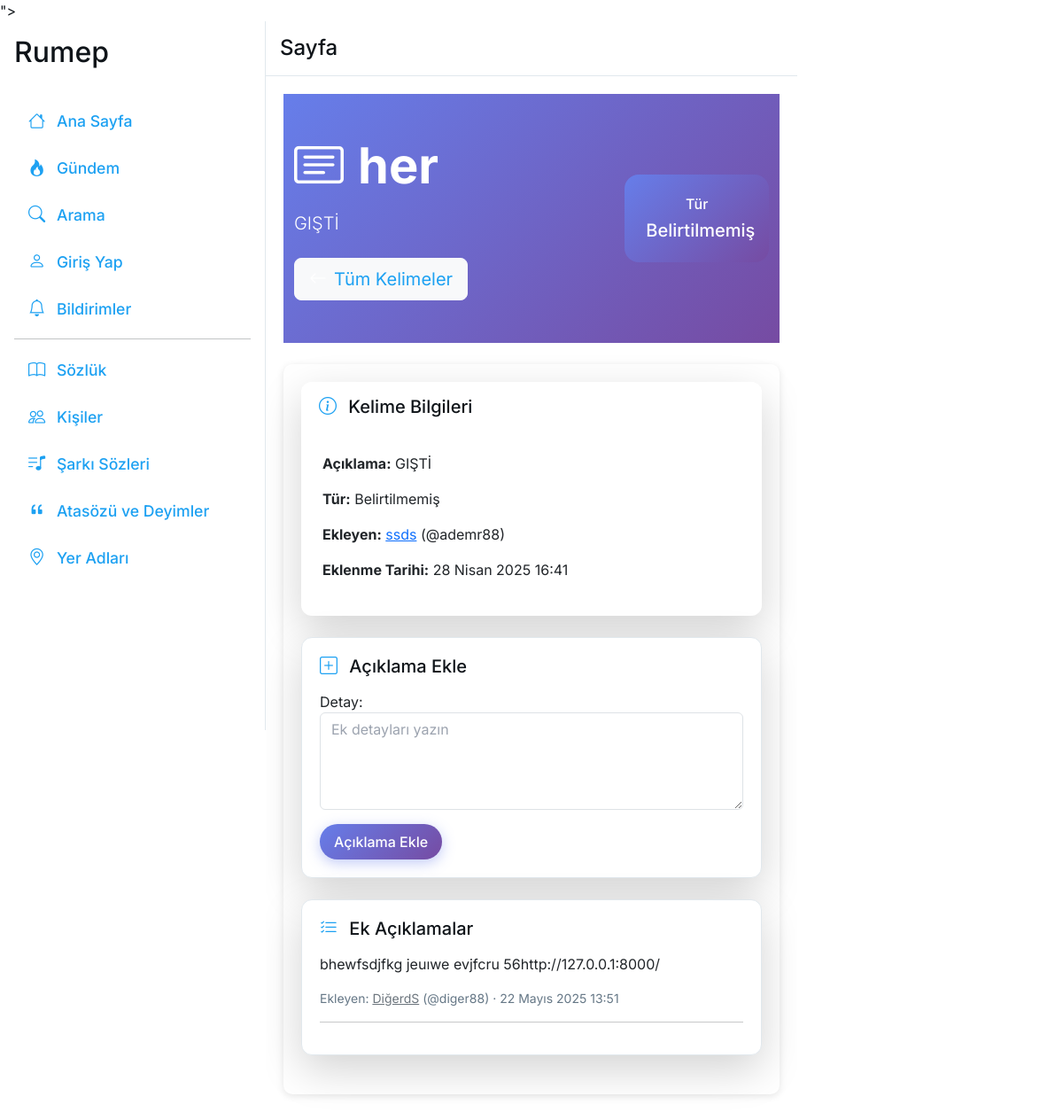
The app's page /sozluk/kelime/2/, older data.
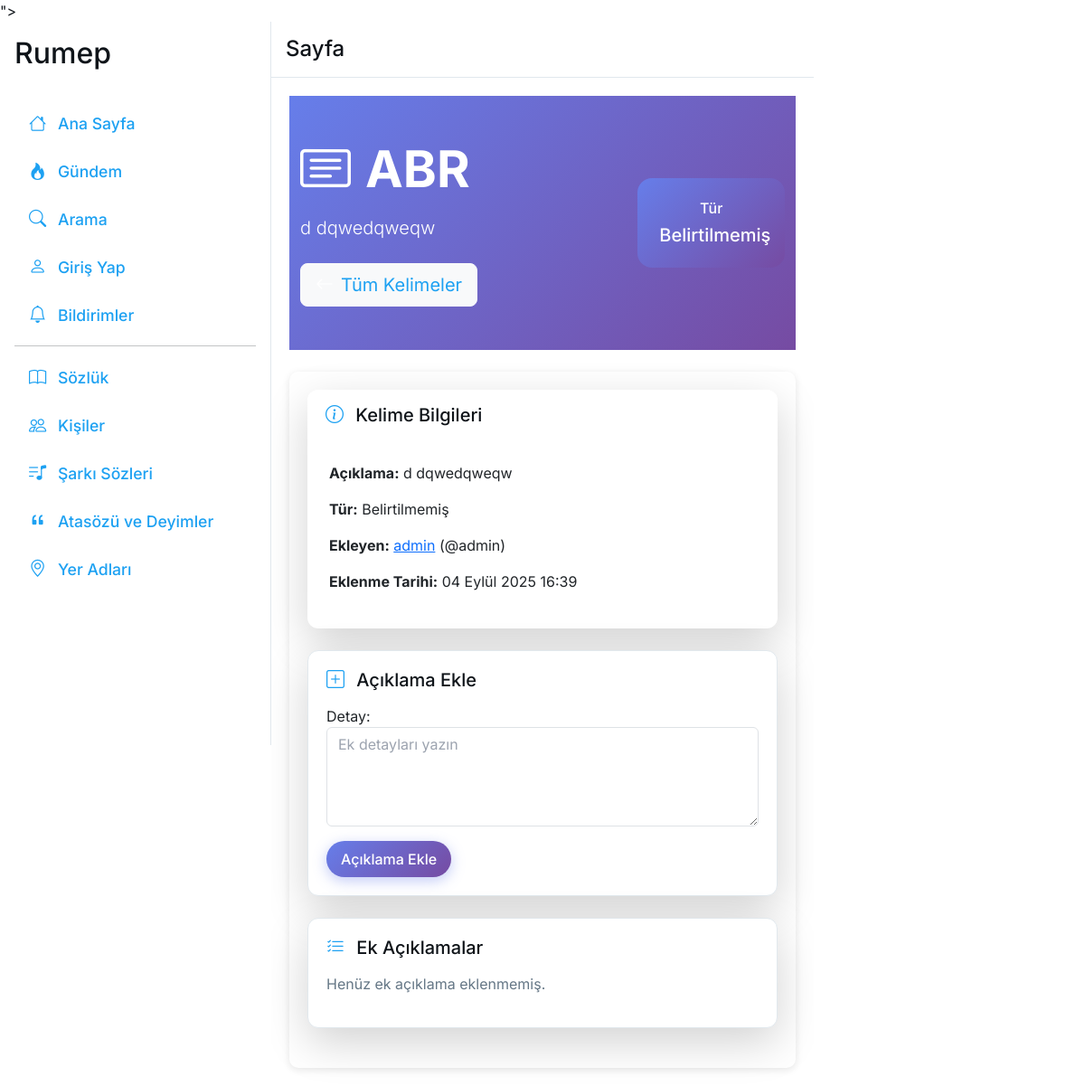
The same page, newer data.
### main/models.py (models this page shows, shortened)
class Sozluk(models.Model):
    kelime = models.CharField(max_length=50, db_index=True, unique=True)
    detay = models.TextField(max_length=500)
    kullanici = models.ForeignKey(settings.AUTH_USER_MODEL, on_delete=models.CASCADE)
    eklenme_tarihi = models.DateTimeField(default=timezone.now)
    tur = models.CharField(
        max_length=20,
        choices=[
            ('isim', _('İsim')),
            ('fiil', _('Fiil')),
            ('sifat', _('Sıfat')),
            ('zarf', _('Zarf')),
            ('beyanvan', _('Beyanvan')),
            ('pevek', _('Bağlaç')),
            ('giredek', _('Bağlaç')),
            ('bang', _('Ünlem')),
        ],
        blank=True
    )
    class Meta:
        ordering = ['kelime']
        verbose_name = _('Sözlük')
        verbose_name_plural = _('Sözlük')

class Profile(models.Model):
    USER_ROLES = [
        ('user', _('Kullanıcı')),
        ('writer', _('Yazar')),
        ('moderator', _('Moderatör')),
        ('admin', _('Admin')),
        ('super_admin', _('Süper Admin')),
    ]
    user = models.OneToOneField(settings.AUTH_USER_MODEL, on_delete=models.CASCADE)
    nickname = models.CharField(max_length=50)
    username = models.CharField(max_length=30, unique=True)
    biography = models.TextField(max_length=500, blank=True, null=True)
    instagram_username = models.CharField(max_length=30, blank=True, null=True)
    twitter_username = models.CharField(max_length=30, blank=True, null=True)
    youtube_url = models.URLField(blank=True, null=True, verbose_name=_('YouTube Kanalı'))
    tiktok_username = models.CharField(max_length=30, blank=True, null=True, verbose_name=_('TikTok Kullanıcı Adı'))
    linkedin_url = models.URLField(blank=True, null=True, verbose_name=_('LinkedIn Profili'))
    github_username = models.CharField(max_length=30, blank=True, null=True, verbose_name=_('GitHub Kullanıcı Adı'))
    website_url = models.URLField(blank=True, null=True, verbose_name=_('Kişisel Website'))
    facebook_username = models.CharField(max_length=30, blank=True, null=True, verbose_name=_('Facebook Kullanıcı Adı'))
    user_role = models.CharField(
        max_length=20,
        choices=USER_ROLES,
        default='user',
        verbose_name=_('Kullanıcı Rolü')
    )
    katki_puani = models.PositiveIntegerField(default=0)
    account_status = models.CharField(
        max_length=20,
        choices=[
            ('active', _('Aktif')),
            ('frozen', _('Dondurulmuş')),
            ('deletion_scheduled', _('Silinme Planlandı'))
        ],
        default='active'
    )
    scheduled_deletion_date = models.DateTimeField(blank=True, null=True)
    preferred_language = models.CharField(
        max_length=10,
        choices=[
            ('tr', _('Türkçe')),
            ('ku', _('Kürtçe')),
            ('en', _('İngilizce')),
        ],
        default='tr',
        blank=True
    )
    dark_mode = models.BooleanField(default=False, verbose_name=_('Karanlık Mod'))

class SozlukDetay(models.Model):
    kelime = models.ForeignKey(Sozluk, on_delete=models.CASCADE, related_name='detaylar')
    kullanici = models.ForeignKey(settings.AUTH_USER_MODEL, on_delete=models.CASCADE)
    detay = models.TextField(max_length=1000, validators=[MinLengthValidator(10)])
    eklenme_tarihi = models.DateTimeField(auto_now_add=True)
    class Meta:
        ordering = ['-eklenme_tarihi']

### main/views/sozluk_views.py (the view)
# urls.py: path('sozluk/kelime/<int:kelime_id>/', views.sozluk_kelime, name='sozluk_kelime'),
def sozluk_kelime(request, kelime_id):
    kelime = get_object_or_404(Sozluk, id=kelime_id)
    detaylar = SozlukDetay.objects.filter(kelime=kelime).order_by('-eklenme_tarihi')
    detay_form = SozlukDetayForm()
    return render(request, 'main/sozluk/sozluk_kelime.html', {
        'kelime': kelime,
        'detaylar': detaylar,
        'detay_form': detay_form,
        'user': request.user
    })

### main/forms.py (shortened to what this page needs)
class SozlukDetayForm(forms.ModelForm):
    class Meta:
        model = SozlukDetay
        fields = ['detay']
        widgets = {
            'detay': forms.Textarea(attrs={'class': 'form-control', 'placeholder': _('Ek detayları yazın'), 'rows': 4, 'required': True}),
        }

### main/context_processors.py (called while the page is built, shortened)
def notification_count(request):
    if request.user.is_authenticated:
        unread_count = request.user.notifications.filter(is_read=False).count()
        return {'unread_notifications_count': unread_count}
    return {'unread_notifications_count': 0}

def user_role_context(request):
    return {
        'user_role': 'user',
        'user_role_display': _('Kullanıcı'),
        'user_role_badge': _('Kullanıcı'),
        'is_writer': False,
        'is_moderator': False,
        'is_admin': False,
        'is_super_admin': False,
    }

### main/templates/main/sozluk/sozluk_kelime.html (shortened to what the changed rows need)
{% extends 'main/base.html' %}
{% load static %}
{% load i18n %}
{% block extra_head %}
    <link rel="stylesheet" href="{% static 'main/css/modern.css' %}">
    <link rel="stylesheet" href="{% static 'main/css/sozluk.css' %}">
{% endblock %}
{% block content %}
<div class="container-fluid px-0">
    <div class="hero-section bg-gradient-primary text-white py-5 mb-4">
        <div class="container position-relative" style="z-index: 10;">
            <div class="row align-items-center">
                <div class="col-lg-8">
                    <h1 class="display-4 fw-bold mb-3">
                        <i class="bi bi-card-text me-3"></i>{{ kelime.kelime }}
                    </h1>
                    <p class="lead mb-4">{{ kelime.detay|striptags|truncatechars:100 }}</p>
                    <div class="d-flex gap-3 flex-wrap" style="position: relative; z-index: 20;">
                        <a href="{% url 'sozluk_ana_sayfa' %}" class="btn btn-light btn-lg" style="position: relative; z-index: 30;">
                        </a>
                    </div>
                </div>
                <div class="col-lg-4 text-center">
                    <div class="stats-card bg-white bg-opacity-10 rounded-4 p-4" style="position: relative; z-index: 20;">
                        <h6 class="mb-2">{% trans "Tür" %}</h6>
                        <p class="h5 mb-0">{{ kelime.tur|default:'Belirtilmemiş' }}</p>
                    </div>
                </div>
            </div>
        </div>
    </div>
    <div class="container sozluk-container">
        <div class="card border-0 shadow-lg mb-4">
            <div class="card-body p-4">
                <p><strong>{% trans "Açıklama:" %}</strong> {{ kelime.detay }}</p>
                <p><strong>{% trans "Tür:" %}</strong> {{ kelime.tur|default:'Belirtilmemiş' }}</p>
                <p><strong>{% trans "Ekleyen:" %}</strong> <a href="{% url 'profile_detail' kelime.kullanici.profile.username %}">{{ kelime.kullanici.profile.nickname }}</a> (@{{ kelime.kullanici.profile.username }})</p>
                <p><strong>{% trans "Eklenme Tarihi:" %}</strong> {{ kelime.eklenme_tarihi }}</p>
            </div>
        </div>
        <div class="card mb-4 shadow-lg">
            <div class="card-body">
                <div id="detay-list">
                    {% for detay in detaylar %}
                        <div class="detay-item mb-2" data-detay-id="{{ detay.id }}">
                            <p>{{ detay.detay }}</p>
                            <p class="text-muted small">
                                {% trans "Ekleyen:" %} <a href="{% url 'profile_detail' detay.kullanici.profile.username %}">{{ detay.kullanici.profile.nickname }}</a> (@{{ detay.kullanici.profile.username }}) · {{ detay.eklenme_tarihi }}
                            </p>
                            <hr>
                        </div>
                    {% empty %}
                        <p class="text-muted">{% trans "Henüz ek açıklama eklenmemiş." %}</p>
                    {% endfor %}
                </div>
            </div>
        </div>
    </div>
</div>
{% endblock %}

Row changes from the older to the newer data that the page shows:
removed SozlukDetay: detay "bhewfsdjfkg jeuıwe evjfcru 56http://127.0.0.1:8000/", kullanici.profile.nickname "DiğerdS", kullanici.profile.username "diger88", eklenme_tarihi "22 Mayıs 2025 13:51"
changed Sozluk "Belirtilmemiş": kelime "her" → "ABR"; detay "GIŞTİ" → "d dqwedqweqw"; kullanici.profile.nickname "ssds" → "admin"; kullanici.profile.username "ademr88" → "admin"; eklenme_tarihi "28 Nisan 2025 16:41" → "04 Eylül 2025 16:39"
Text that changed along with them:
text now shown: "Henüz ek açıklama eklenmemiş."
